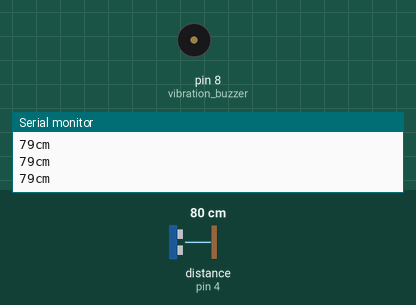
This sketch was run on a simulated Arduino Uno, built with avr-gcc and run on an emulated ATmega328P. Parts: buzzer (waves = sounding, pin HIGH), the last lines printed to the serial monitor. Wiring (inferred from the names in the program): ultrasonic range finder: trigger pin 3; echo pin 4. Inputs (shaded band) come from the test bench; at power-on: distance to the obstacle (sensor on pin 4) 80 cm. The echo pulse lasts 58.3 µs per cm; pins used as bus, display or sensor lines are not drawn.

Above: at 1.2 s.
1.3 s: distance to the obstacle (sensor on pin 4) set to 2 cm
At 1.61 s:
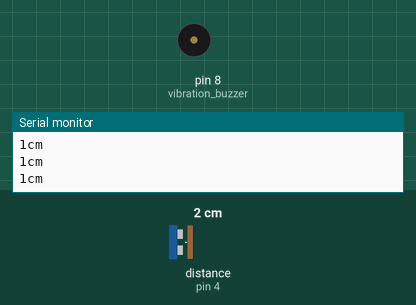
4.3 s: distance to the obstacle (sensor on pin 4) set to 120 cm
7.3 s: distance to the obstacle (sensor on pin 4) set to 177 cm
9.9 s: distance to the obstacle (sensor on pin 4) set to 186 cm
11.7 s: distance to the obstacle (sensor on pin 4) set to 195 cm
13.7 s: distance to the obstacle (sensor on pin 4) set to 205 cm
At 14.2 s:
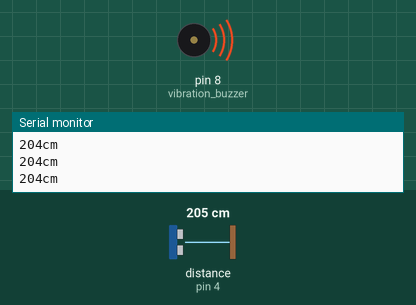
Timing chart, 0 to 16.2 s (numbered marks = the images above; inputs shaded):
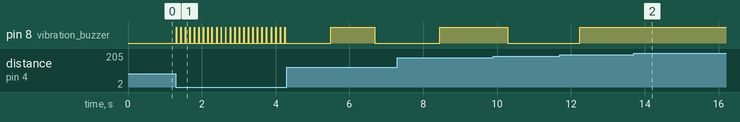

The sketch:

capteur_hc-sr04.ino
```cpp
const int trig = 3;
const int echo = 4;
const int vibration_buzzer = 8;
long duration;
int distance;
bool isBuzzing = false;
unsigned long buzzStartTime = 0;

unsigned long previousTime = 0;

void setup() {
  // put your setup code here, to run once:
  pinMode(trig, OUTPUT);
  pinMode(echo, INPUT);
  pinMode(vibration_buzzer, OUTPUT);
  Serial.begin(9600);
}

void loop() {
  // put your main code here, to run repeatedly:
  digitalWrite(trig, LOW);
  delayMicroseconds(5);
  digitalWrite(trig, HIGH);
  delayMicroseconds(10);
  digitalWrite(trig, LOW);


  duration = pulseIn(echo, HIGH);

  distance = (duration / 2) * 0.0343;

  unsigned long currentTime = millis();
  unsigned long interval = 10*distance;

  if (distance < 200)
  {
    if (currentTime - previousTime >= interval)
    {
      if (!isBuzzing)
      {
        digitalWrite(vibration_buzzer, LOW);
        buzzStartTime = millis();
        isBuzzing = true;
      }
      else if (isBuzzing && millis() - buzzStartTime > 100)
      {
        digitalWrite(vibration_buzzer, HIGH);
        isBuzzing = false;
      }
      previousTime = currentTime;
    }
  }

  Serial.print(distance);
  Serial.print("cm\n");


}
```

Measured:
- the behaviour switches between 200 and 201 cm on distance to the obstacle (sensor on pin 4) (found by bisection; images 1 and 2)
- after the input at 1.3 s, pin 8 (vibration_buzzer): alternates HIGH for 0.01 s and LOW for 0.11 s, starting at once
- after the input at 13.7 s, pin 8 (vibration_buzzer): stays HIGH (without the input it goes to LOW after 0.49 s)
